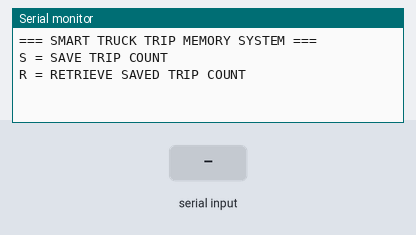
A sketch run on a simulated Arduino Uno, built for the host (arithmetic inside an expression is 32-bit, double 64-bit). Parts: the last lines printed to the serial monitor. The test bench sets the inputs (shaded band). EEPROM starts erased.

Above: at 1.2 s.
1.3 s: "S" received over Serial
At 1.8 s:
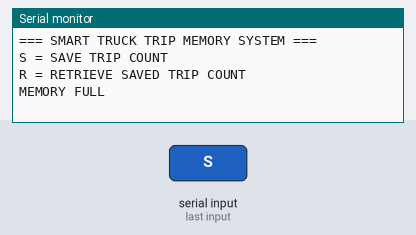
2.8 s: "R" received over Serial
At 2.88 s:
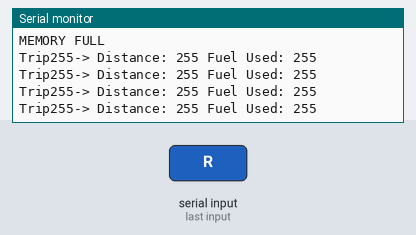
10.7 s: "C" received over Serial
At 13.59 s:
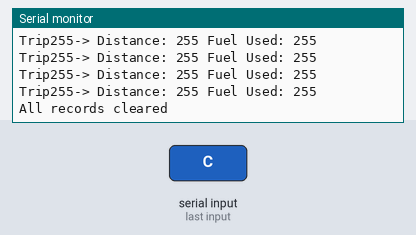
13.7 s: "S" received over Serial
At 15.0 s:
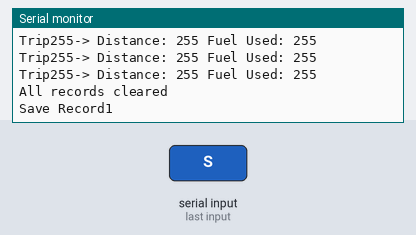

Measured:
- after the input at 1.3 s, the serial monitor: prints a new line at once (image 1)
- after the input at 2.8 s, the serial monitor: prints a new line at once (image 2)
- after the input at 10.7 s, the serial monitor: prints a new line after 2.7 s (image 3)
- after the input at 13.7 s, the serial monitor: prints a new line at once (image 4)

The sketch:

main.ino
```cpp
#include <Arduino.h>
#include <EEPROM.h>

const int EEPROM_SIZE = 32;
int tripCount = 0;
int recordIndex = 0;
int maxRecords = 5;

// Memory layout
// Address 0 -> recordIndex
// Address 1 -> tripCount
// Address 2+ -> records


void setup(){
  Serial.begin(9600);
  EEPROM.begin(EEPROM_SIZE);
  Serial.println("=== SMART TRUCK TRIP MEMORY SYSTEM ===");
  Serial.println("S = SAVE TRIP COUNT");
  Serial.println("R = RETRIEVE SAVED TRIP COUNT");

  recordIndex = EEPROM.read(0);
  tripCount = EEPROM.read(1);


}

void loop(){
  if(Serial.available () > 0){
    char input = Serial.read();

    if(input == 'S'){
      if(recordIndex < maxRecords){
      int  address = 2 + (recordIndex * 3);

      tripCount++;
      int distance = 100 + tripCount * 20;
      int fuelUsed = 10 + tripCount * 2;

      EEPROM.write(address, tripCount);
      EEPROM.write(address + 1, distance);
      EEPROM.write(address + 2, fuelUsed);

      recordIndex++;

      EEPROM.write(0, recordIndex);
      EEPROM.write(1, tripCount);

      EEPROM.commit();

      Serial.print("Save Record");
      Serial.println(recordIndex);

      if(tripCount > 10){
        Serial.println("SERVICE REQUIRED");
      }


      } else {
        Serial.println("MEMORY FULL");


      }
    } else
    if(input == 'R'){
      for(int i = 0; i < recordIndex; i++){
        int address = 2 + (i * 3);

        int savedTrip = EEPROM.read(address);
        int distance = EEPROM.read(address + 1);
        int fuel = EEPROM.read(address + 2);

        Serial.print("Trip");
        Serial.print(savedTrip);
        Serial.print("-> Distance: ");
        Serial.print(distance);
        Serial.print(" Fuel Used: ");
        Serial.println(fuel);

      }
    } else
    if(input == 'C'){
      for (int i = 0; i < EEPROM_SIZE; i++){
        EEPROM.write(i, 0);

      }
      EEPROM.commit();

      recordIndex = 0;
      tripCount = 0;

      Serial.println("All records cleared");

    }
  }

}
```
